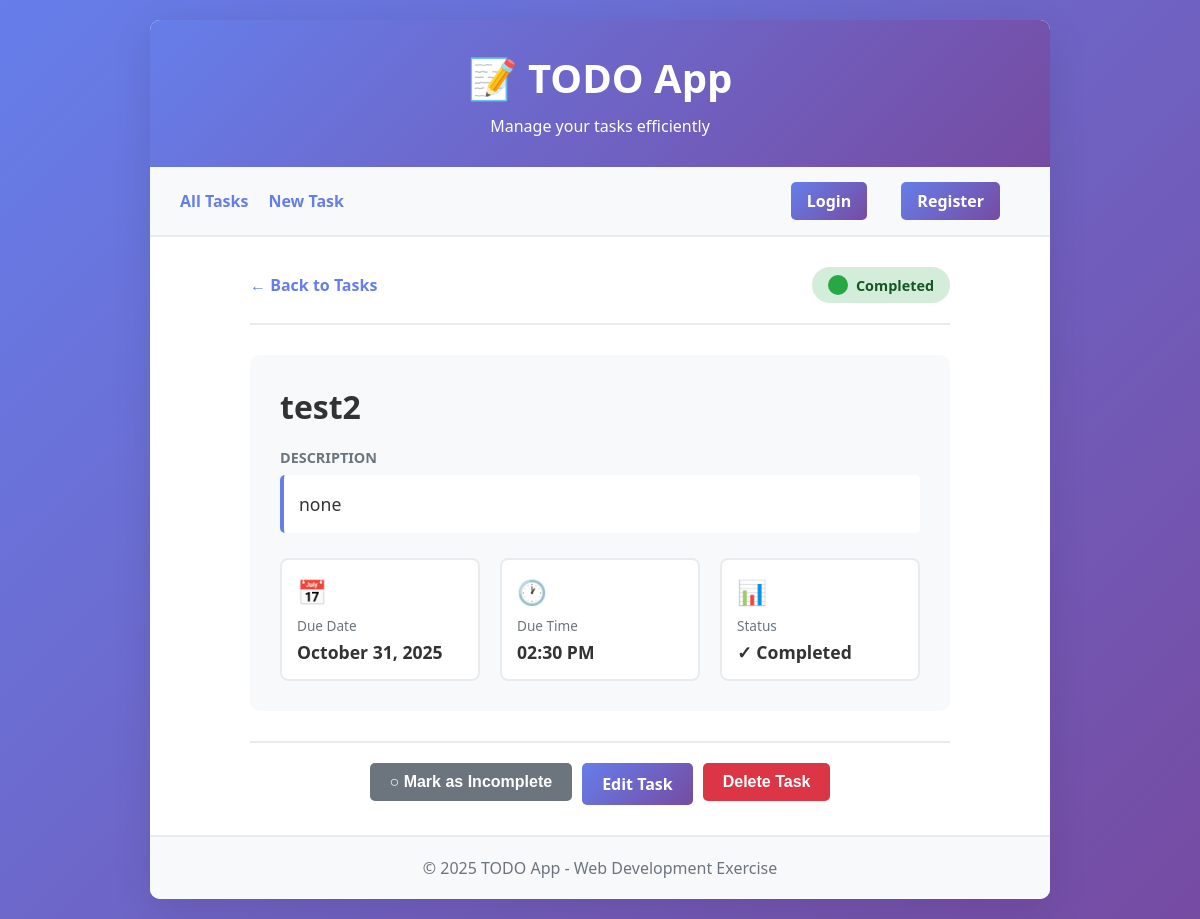
Page /task/1/ on the committed database.
### todo/models.py (models this page shows, shortened)
class Task(models.Model):
    title = models.CharField(
        max_length=200,
        verbose_name="Titre",
    )
    description = models.TextField(
        blank=True,
        null=True,
        verbose_name="Description",
    )
    due_date = models.DateField(
        blank=True,
        null=True,
        verbose_name="Date d'échéance",
    )
    due_time = models.TimeField(
        blank=True,
        null=True,
        verbose_name="Heure d'échéance",
    )
    is_completed = models.BooleanField(
        default=False,
        verbose_name="Complétée",
    )
    created_at = models.DateTimeField(
        auto_now_add=True,
        verbose_name="Date de création"
    )
    updated_at = models.DateTimeField(
        auto_now=True,
        verbose_name="Date de modification"
    )

### todo/views.py (the view)
# urls.py: path('task/<int:pk>/', views.task_detail, name='task_detail'),
def task_detail(request, pk):
    task = get_object_or_404(Task, pk=pk)
    context = {
        'task': task,
    }
    return render(request, 'todo/task_detail.html', context)

### todo/templates/todo/task_detail.html (shortened to what this page needs)
{% extends 'todo/base.html' %}
{% block content %}
<div class="task-detail">
    <div class="task-detail-header">
        <a href="{% url 'task_list' %}" class="back-link">
            ← Back to Tasks
        </a>
        <span class="status-badge {% if task.is_completed %}completed{% else %}pending{% endif %}">
            <span class="status-indicator {% if task.is_completed %}status-completed{% else %}status-pending{% endif %}"></span>
            {% if task.is_completed %}Completed{% else %}Pending{% endif %}
        </span>
    </div>
    <div class="task-detail-card">
        <h1 class="task-detail-title">
            {{ task.title }}
        </h1>
        {% if task.description %}
        <div class="task-detail-section">
            <span class="section-label">Description</span>
            <div class="section-content">
                {{ task.description|linebreaks }}
            </div>
        </div>
        {% endif %}
        <div class="task-meta-grid">
            {% if task.due_date %}
            <div class="meta-item">
                <div class="meta-icon">📅</div>
                <div class="meta-label">Due Date</div>
                <div class="meta-value">{{ task.due_date|date:"F d, Y" }}</div>
            </div>
            {% endif %}
            {% if task.due_time %}
            <div class="meta-item">
                <div class="meta-icon">🕐</div>
                <div class="meta-label">Due Time</div>
                <div class="meta-value">{{ task.due_time|time:"h:i A" }}</div>
            </div>
            {% endif %}
            <div class="meta-item">
                <div class="meta-icon">📊</div>
                <div class="meta-label">Status</div>
                <div class="meta-value">
                    {% if task.is_completed %}✓ Completed{% else %}○ In Progress{% endif %}
                </div>
            </div>
        </div>
    </div>
    <div class="action-buttons">
        {% if not task.is_completed %}
        <form method="post" action="{% url 'task_toggle' task.id %}">
            {% csrf_token %}
            <button type="submit" class="btn btn-success">✓ Mark as Complete</button>
        </form>
        {% else %}
        <form method="post" action="{% url 'task_toggle' task.id %}">
            <button type="submit" class="btn btn-secondary">○ Mark as Incomplete</button>
        </form>
        {% endif %}
        <a href="{% url 'task_update' task.id %}" class="btn btn-primary">Edit Task</a>
        <form method="post" action="{% url 'task_delete' task.id %}" onsubmit="return confirm('Are you sure you want to delete this task?');">
            <button type="submit" class="btn btn-danger">Delete Task</button>
        </form>
    </div>
</div>
{% endblock %}

### todo/templates/todo/base.html (style rules this page uses)
* { margin: 0; padding: 0; box-sizing: border-box; }
body { font-family: 'Segoe UI', Tahoma, Geneva, Verdana, sans-serif; background: linear-gradient(135deg, #667eea 0%, #764ba2 100%); min-height: 100vh; padding: 20px; }
.btn { display: inline-block; padding: 10px 20px; border: none; border-radius: 5px; cursor: pointer; text-decoration: none; font-size: 16px; transition: all 0.3s; font-weight: 600; }
.btn-primary { background: linear-gradient(135deg, #667eea 0%, #764ba2 100%); color: white; }
.btn-secondary { background: #6c757d; color: white; }
.btn-danger { background: #dc3545; color: white; }

### todo/templates/todo/task_detail.html (style rules this page uses)
.task-detail { max-width: 700px; margin: 0 auto; }
.task-detail-header { display: flex; justify-content: space-between; align-items: center; margin-bottom: 30px; padding-bottom: 20px; border-bottom: 2px solid #e9ecef; }
.back-link { color: #667eea; text-decoration: none; display: flex; align-items: center; gap: 5px; font-weight: 600; }
.task-detail-card { background: #f8f9fa; border-radius: 10px; padding: 30px; margin-bottom: 20px; }
.task-detail-title { font-size: 2em; color: #333; margin-bottom: 20px; display: flex; align-items: center; gap: 15px; }
.status-indicator { width: 20px; height: 20px; border-radius: 50%; display: inline-block; }
.status-completed { background: #28a745; }
.task-detail-section { margin-bottom: 25px; }
.section-label { font-weight: 600; color: #6c757d; font-size: 0.9em; text-transform: uppercase; margin-bottom: 8px; display: block; }
.section-content { color: #333; font-size: 1.1em; line-height: 1.6; padding: 15px; background: white; border-radius: 5px; border-left: 4px solid #667eea; }
.task-meta-grid { display: grid; grid-template-columns: repeat(auto-fit, minmax(200px, 1fr)); gap: 20px; margin-top: 20px; }
.meta-item { background: white; padding: 15px; border-radius: 8px; border: 2px solid #e9ecef; }
.meta-icon { font-size: 1.5em; margin-bottom: 8px; }
.meta-label { font-size: 0.85em; color: #6c757d; margin-bottom: 5px; }
.meta-value { font-size: 1.1em; color: #333; font-weight: 600; }
.action-buttons { display: flex; gap: 10px; justify-content: center; margin-top: 30px; padding-top: 20px; border-top: 2px solid #e9ecef; }
.status-badge { display: inline-flex; align-items: center; gap: 8px; padding: 8px 16px; border-radius: 20px; font-weight: 600; font-size: 0.9em; }
.status-badge.completed { background: #d4edda; color: #155724; }

### rows in the picture
Task: title "test2", description "none", due_date "October 31, 2025", due_time "02:30 PM"
